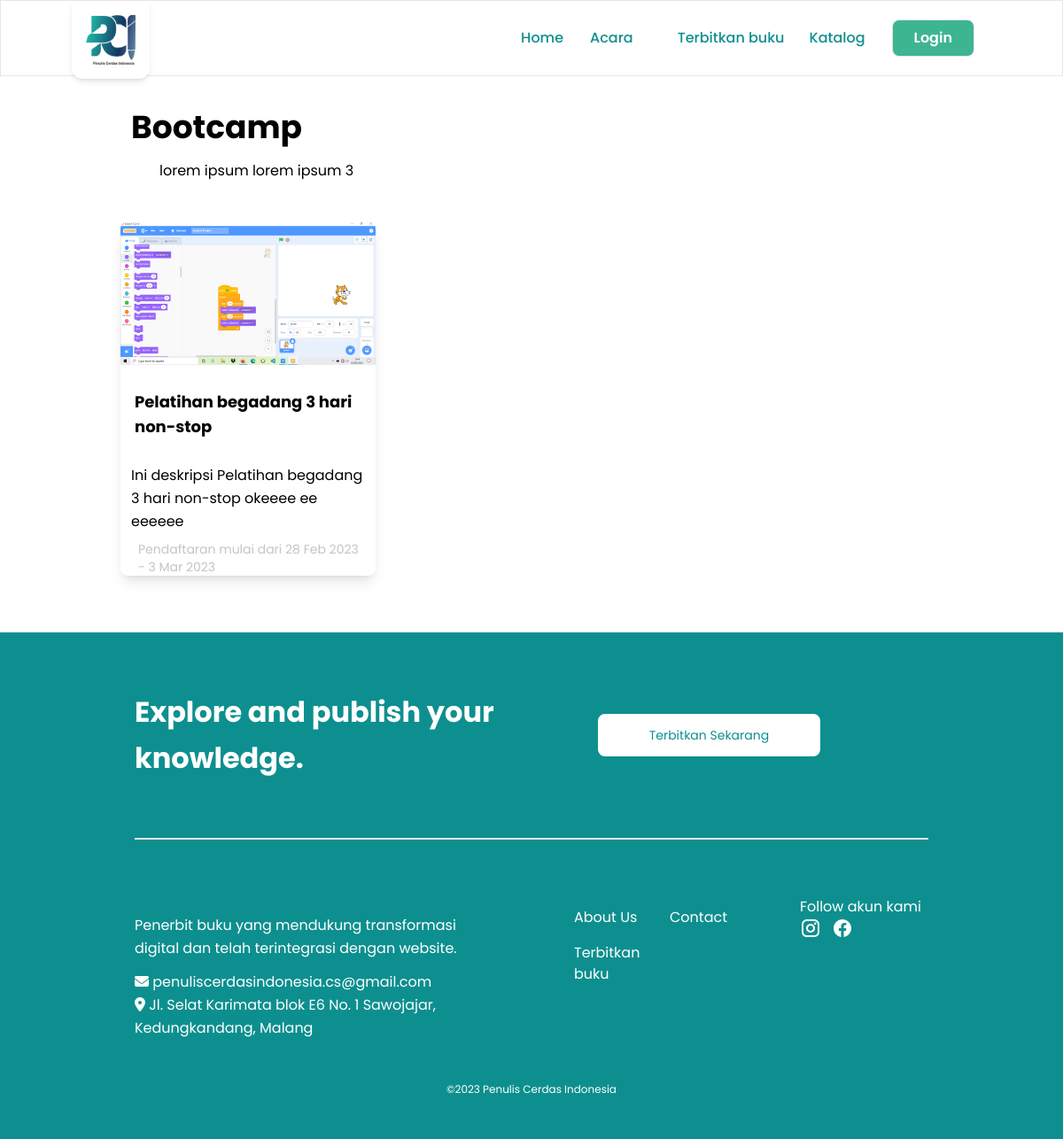
Page /pci/event/bootcamp on the committed database.
### tables this page shows
CREATE TABLE `event_type` (
  `id` int(11) NOT NULL,
  `name_type` varchar(50) NOT NULL,
  `inisial` varchar(50) NOT NULL,
  `desc` varchar(255) NOT NULL,
  `create_at` timestamp NOT NULL DEFAULT current_timestamp(),
  `update_at` timestamp NULL DEFAULT NULL ON UPDATE current_timestamp()
);

CREATE TABLE `events` (
  `id` bigint(20) UNSIGNED NOT NULL,
  `event_type_id` int(10) NOT NULL,
  `event_name` varchar(100) NOT NULL,
  `desc` text DEFAULT NULL,
  `img` text NOT NULL,
  `link` text DEFAULT NULL,
  `start_regist` date DEFAULT NULL,
  `end_regist` date DEFAULT NULL,
  `status` enum('1','0') NOT NULL DEFAULT '1' COMMENT '1 = Aktif, 0 = Tidak Aktif',
  `created_at` timestamp NOT NULL DEFAULT current_timestamp(),
  `updated_at` timestamp NULL DEFAULT NULL ON UPDATE current_timestamp()
);

### application/helpers/c_helper.php (called while the page is built, shortened)
<?php
function viewUser($c_name, $content, $data)
{
    $c_name->load->view('user/templates/header', $data);
    $c_name->load->view('user/templates/navbar', $data);
    $c_name->load->view($content, $data);
}

### application/controllers/Pci.php (called while the page is built, shortened)
<?php
class Pci extends CI_Controller
{
    public function event($inisial = null)
    {
        if ($this->m_event->cekInisial($inisial) == 0 || $inisial == null) {
            redirect(base_url());
        } else {
            $data['title'] = 'Event';
            $data['event'] = $this->m_event->getEventType();
            $data['eventDetail'] = $this->m_event->getEventTypeDetail($inisial);
            $data['by_type'] = $this->m_event->getEvents(null, $inisial, 1)->result_array();
            viewUser($this, 'user/pages/event', $data);
        }
    }
}

### index.php (called while the page is built, shortened)
<?php
require_once BASEPATH.'core/CodeIgniter.php';

### application/models/M_Event.php (called while the page is built, shortened)
<?php
class M_Event extends CI_Model
{
    private $t_events = 'events';
    private $t_et = 'event_type';
    public function getEvents($event_id = null, $inisial = null, $is_active = null)
    {
        $this->db->select('*, event_type.id as et_id, events.id as e_id, events.desc as e_desc')
            ->from($this->t_events)
            ->join($this->t_et, 'event_type.id = events.event_type_id');
        if ($inisial != null) {
            $this->db->where(['event_type.inisial' => $inisial]);
        }
        if ($is_active != null) {
            if ($is_active == 1 || $is_active == 0) {
                $this->db->where(['events.status' => $is_active]);
            }
        }
        return $this->db->get();
    }
    public function getEventType()
    {
        $this->db->select('id, name_type, inisial')
            ->from($this->t_et);
        return $this->db->get()->result_array();
    }
    public function getEventTypeDetail($inisial)
    {
        $this->db->select('name_type, desc')
            ->from($this->t_et)
            ->where(['inisial' => $inisial]);
        return $this->db->get()->row_array();
    }
    public function cekInisial($inisial)
    {
        $this->db->select('inisial')
            ->from($this->t_et)
            ->where(['inisial' => $inisial]);
        return $this->db->get()->num_rows();
    }
}

### application/views/user/pages/event.php (the view, shortened to what this page needs)
<div class="container my-12 mx-auto px-4 md:px-12 pt-16">
    <div class="p-3">
        <h1 class="text-4xl font-bold mt"><?= $eventDetail['name_type'] ?></h1>
        <p class="ml-4 p-4"><?= $eventDetail['desc'] ?></p>
    </div>
    <div class="flex flex-wrap -mx-1 lg:-mx-4">
        <?php foreach ($by_type as $bt) : ?>
            <div class="my-1 px-1 w-full md:w-1/2 lg:my-4 lg:px-4 lg:w-1/3">
                <article class="overflow-hidden rounded-lg shadow-lg">
                    <a target="_blank" href="<?= $bt['link'] ?>">
                        <img alt="Placeholder" class="block h-auto w-full" src="<?= base_url() . $bt['img'] ?>">
                    </a>
                    <header class="flex items-center justify-between leading-tight p-2 md:p-4 my-3">
                        <h1 class="text-lg font-bold">
                            <a target='_blank' class="no-underline hover:underline text-black" href="<?= $bt['link'] ?>">
                                <?= $bt['event_name'] ?>
                            </a>
                        </h1>
                    </header>
                    <div class="px-3">
                        <p class="pb-2">
                            <?= $bt['e_desc'] ?>
                        </p>
                        <footer class="flex items-center justify-between leading-none">
                            <a target='_blank' class="flex items-center no-underline hover:underline text-black" href="<?= $bt['link'] ?>">
                                <p class="ml-2 text-sm" style="color: #c4c4c4;">
                                    Pendaftaran mulai dari <?= date('j M Y', strtotime($bt['start_regist']))  ?> - <?= date('j M Y', strtotime($bt['end_regist']))  ?>
                                </p>
                            </a>
                        </footer>
                    </div>
                </article>
            </div>
        <?php endforeach; ?>
    </div>
</div>

### assets/css/app.css (style rules this page uses)
html, body { font-size: 16px; font-family: Poppins, sans-serif; overflow: hidden auto; }

### rows in the picture
event_type: name_type "Bootcamp", desc "lorem ipsum lorem ipsum 3"
events: img (picture), event_name "Pelatihan begadang 3 hari non-stop", desc "Ini deskripsi Pelatihan begadang 3 hari non-stop okeeee ee eeeeee", start_regist "28 Feb 2023", end_regist "3 Mar 2023"
